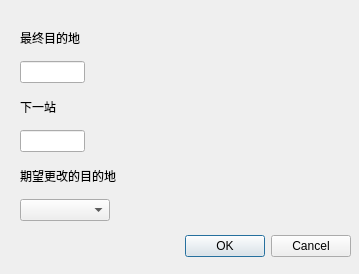
<?xml version="1.0" encoding="UTF-8"?>
<ui version="4.0">
 <class>changeDest</class>
 <widget class="QDialog" name="changeDest">
  <property name="geometry">
   <rect>
    <x>0</x>
    <y>0</y>
    <width>359</width>
    <height>274</height>
   </rect>
  </property>
  <property name="windowTitle">
   <string>Dialog</string>
  </property>
  <widget class="QDialogButtonBox" name="buttonBox">
   <property name="geometry">
    <rect>
     <x>10</x>
     <y>230</y>
     <width>341</width>
     <height>32</height>
    </rect>
   </property>
   <property name="orientation">
    <enum>Qt::Horizontal</enum>
   </property>
   <property name="standardButtons">
    <set>QDialogButtonBox::Cancel|QDialogButtonBox::Ok</set>
   </property>
  </widget>
  <widget class="QWidget" name="widget" native="true">
   <property name="geometry">
    <rect>
     <x>20</x>
     <y>20</y>
     <width>331</width>
     <height>201</height>
    </rect>
   </property>
   <layout class="QVBoxLayout" name="verticalLayout">
    <item>
     <widget class="QLabel" name="label">
      <property name="text">
       <string>最终目的地</string>
      </property>
     </widget>
    </item>
    <item>
     <widget class="QLineEdit" name="finalDest">
      <property name="maximumSize">
       <size>
        <width>65</width>
        <height>16777215</height>
       </size>
      </property>
      <property name="readOnly">
       <bool>false</bool>
      </property>
     </widget>
    </item>
    <item>
     <widget class="QLabel" name="label_2">
      <property name="text">
       <string>下一站</string>
      </property>
     </widget>
    </item>
    <item>
     <widget class="QLineEdit" name="curDest">
      <property name="maximumSize">
       <size>
        <width>65</width>
        <height>16777215</height>
       </size>
      </property>
     </widget>
    </item>
    <item>
     <widget class="QLabel" name="label_3">
      <property name="text">
       <string>期望更改的目的地</string>
      </property>
     </widget>
    </item>
    <item>
     <widget class="QComboBox" name="expDest">
      <property name="maximumSize">
       <size>
        <width>90</width>
        <height>16777215</height>
       </size>
      </property>
     </widget>
    </item>
   </layout>
  </widget>
 </widget>
 <resources/>
 <connections>
  <connection>
   <sender>buttonBox</sender>
   <signal>accepted()</signal>
   <receiver>changeDest</receiver>
   <slot>accept()</slot>
   <hints>
    <hint type="sourcelabel">
     <x>248</x>
     <y>254</y>
    </hint>
    <hint type="destinationlabel">
     <x>157</x>
     <y>274</y>
    </hint>
   </hints>
  </connection>
  <connection>
   <sender>buttonBox</sender>
   <signal>rejected()</signal>
   <receiver>changeDest</receiver>
   <slot>reject()</slot>
   <hints>
    <hint type="sourcelabel">
     <x>316</x>
     <y>260</y>
    </hint>
    <hint type="destinationlabel">
     <x>286</x>
     <y>274</y>
    </hint>
   </hints>
  </connection>
 </connections>
</ui>
